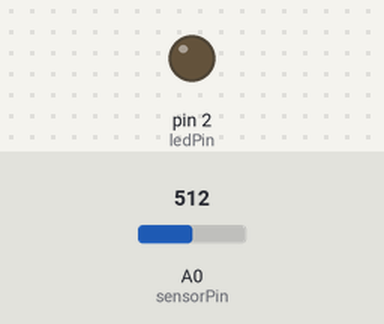
Recording of a sketch running on a simulated Arduino Uno, built with avr-gcc and run on an emulated ATmega328P. On the bench: output pins drawn as LEDs (lit = HIGH). The test bench sets the inputs (shaded band); at power-on: A0 (sensorPin) = 512.

Above: at 1.2 s.
1.3 s: A0 (sensorPin) set to 885
2.8 s: A0 (sensorPin) set to 918
At 3.9 s:
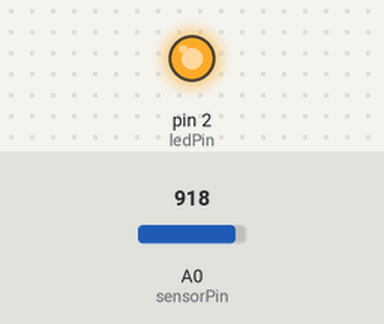
4.3 s: A0 (sensorPin) set to 900
At 5.0 s:
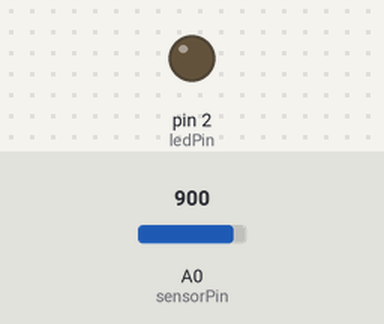
5.8 s: A0 (sensorPin) set to 1023
At 6.1 s:
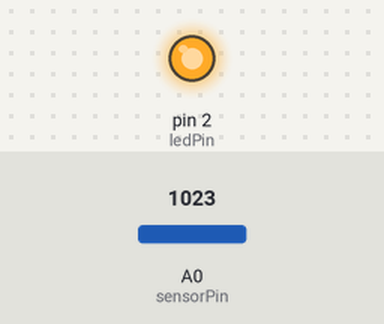
Timing chart, 0 to 8.3 s (numbered marks = the images above; inputs shaded):
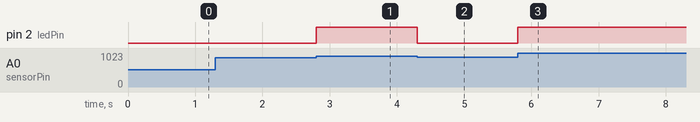

Measured:
- the behaviour switches between 900 and 901 on A0 (sensorPin) (found by bisection; images 0 and 1)
- after the input at 1.3 s, every drawn part: stays the same
- after the input at 2.8 s, pin 2 (ledPin): LOW → HIGH at once
- after the input at 4.3 s, pin 2 (ledPin): HIGH → LOW at once
- after the input at 5.8 s, pin 2 (ledPin): LOW → HIGH at once

The sketch:

LDR.ino
```cpp
int sensorPin = A0;
int ledPin = 2;
int sensorValue = 0;
void setup()
{
pinMode(ledPin, OUTPUT);
}
void loop()
{
 sensorValue = analogRead(sensorPin);
 if(sensorValue > 900)
   digitalWrite(ledPin, HIGH);
 else
   digitalWrite(ledPin, LOW);
}
```
